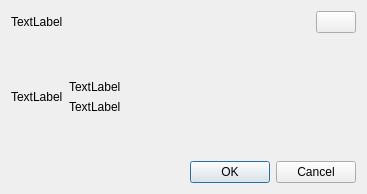
<?xml version="1.0" encoding="UTF-8"?>
<ui version="4.0">
 <class>MRMessageBox</class>
 <widget class="QWidget" name="MRMessageBox">
  <property name="geometry">
   <rect>
    <x>0</x>
    <y>0</y>
    <width>367</width>
    <height>194</height>
   </rect>
  </property>
  <property name="windowTitle">
   <string>Form</string>
  </property>
  <layout class="QVBoxLayout" name="verticalLayout_2" stretch="0,1,0">
   <item>
    <layout class="QHBoxLayout" name="horizontalLayout">
     <item>
      <widget class="QLabel" name="label">
       <property name="text">
        <string>TextLabel</string>
       </property>
      </widget>
     </item>
     <item>
      <spacer name="horizontalSpacer">
       <property name="orientation">
        <enum>Qt::Horizontal</enum>
       </property>
       <property name="sizeHint" stdset="0">
        <size>
         <width>40</width>
         <height>20</height>
        </size>
       </property>
      </spacer>
     </item>
     <item>
      <widget class="QPushButton" name="MRMBClose">
       <property name="text">
        <string/>
       </property>
       <property name="icon">
        <iconset resource="../MindReader/res/resource.qrc">
         <normaloff>:/img/close</normaloff>:/img/close</iconset>
       </property>
       <property name="iconSize">
        <size>
         <width>16</width>
         <height>16</height>
        </size>
       </property>
      </widget>
     </item>
    </layout>
   </item>
   <item>
    <layout class="QHBoxLayout" name="horizontalLayout_2" stretch="0,1">
     <item>
      <widget class="QLabel" name="MRMBIcon">
       <property name="text">
        <string>TextLabel</string>
       </property>
      </widget>
     </item>
     <item>
      <layout class="QVBoxLayout" name="verticalLayout">
       <item>
        <widget class="QLabel" name="MRMBText">
         <property name="text">
          <string>TextLabel</string>
         </property>
         <property name="alignment">
          <set>Qt::AlignBottom|Qt::AlignLeading|Qt::AlignLeft</set>
         </property>
        </widget>
       </item>
       <item>
        <widget class="QLabel" name="MRMBDetail">
         <property name="text">
          <string>TextLabel</string>
         </property>
         <property name="alignment">
          <set>Qt::AlignLeading|Qt::AlignLeft|Qt::AlignTop</set>
         </property>
        </widget>
       </item>
      </layout>
     </item>
    </layout>
   </item>
   <item>
    <layout class="QHBoxLayout" name="horizontalLayout_3">
     <item>
      <spacer name="horizontalSpacer_2">
       <property name="orientation">
        <enum>Qt::Horizontal</enum>
       </property>
       <property name="sizeHint" stdset="0">
        <size>
         <width>40</width>
         <height>20</height>
        </size>
       </property>
      </spacer>
     </item>
     <item>
      <widget class="QDialogButtonBox" name="buttonBox">
       <property name="standardButtons">
        <set>QDialogButtonBox::Cancel|QDialogButtonBox::Ok</set>
       </property>
      </widget>
     </item>
    </layout>
   </item>
  </layout>
 </widget>
 <resources>
  <include location="../MindReader/res/resource.qrc"/>
 </resources>
 <connections/>
</ui>
